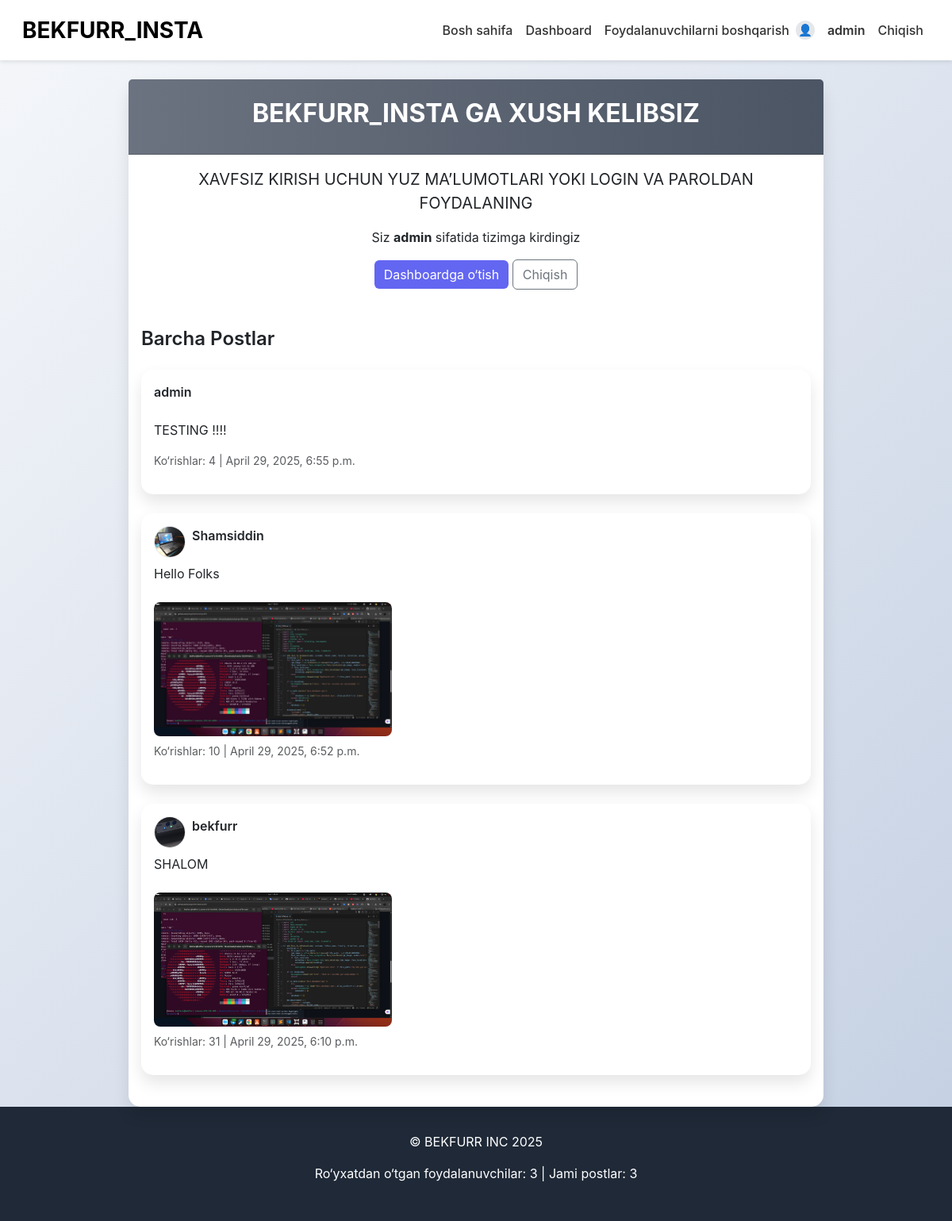
The app's page / (signed in) with its own data.
### face_auth/models.py (models this page shows, shortened)
class Post(models.Model):
    user = models.ForeignKey(User, on_delete=models.CASCADE)
    content = models.TextField()
    image = models.ImageField(upload_to='posts/', null=True, blank=True)
    views = models.PositiveIntegerField(default=0)  # Ko‘rishlar soni
    created_at = models.DateTimeField(auto_now_add=True)
    updated_at = models.DateTimeField(auto_now=True)

class FaceProfile(models.Model):
    user = models.OneToOneField(User, on_delete=models.CASCADE)
    face_encoding = models.BinaryField(null=True, blank=True)
    avatar = models.ImageField(upload_to='avatars/', null=True, blank=True)
    created_at = models.DateTimeField(auto_now_add=True)
    updated_at = models.DateTimeField(auto_now=True)

### face_auth/views.py (the view)
# urls.py: path('', views.home, name='home'),
def home(request):
    posts = Post.objects.all().order_by('-created_at')
    for post in posts:
        post.views += 1  # Har ko‘rishda sonni oshirish
        post.save()
    if request.user.is_authenticated and request.user.is_superuser:
        users = User.objects.all()
        return render(request, 'home.html', {'posts': posts, 'users': users})
    return render(request, 'home.html', {'posts': posts})

### face_auth/context_processors.py (called while the page is built)
def site_stats(request):
    return {
        'total_users': User.objects.count(),
        'total_posts': Post.objects.count(),
    }

### templates/home.html (shortened to what this page needs)
{% extends 'base.html' %}
{% block content %}
<div class="card">
    <div class="card-header">
        <h2 class="text-center fs-2 fw-bold">BEKFURR_INSTA GA XUSH KELIBSIZ</h2>
    </div>
    <div class="card-body">
        <div class="text-center mb-5">
            <p class="fs-5">XAVFSIZ KIRISH UCHUN YUZ MA’LUMOTLARI YOKI LOGIN VA PAROLDAN FOYDALANING</p>
            {% if user.is_authenticated %}
                <p>Siz <strong>{{ user.username }}</strong> sifatida tizimga kirdingiz</p>
                <a href="{% url 'dashboard' %}" class="btn btn-primary">Dashboardga o‘tish</a>
                <a href="{% url 'logout' %}" class="btn btn-outline-secondary">Chiqish</a>
            {% else %}
                <p>TIZIMGA KIRISH YOKI RO‘YXATDAN O‘TISHNI TANLANG</p>
                <a href="{% url 'login' %}" class="btn btn-primary">Kirish</a>
                <a href="{% url 'register' %}" class="btn btn-outline-secondary">Ro‘yxatdan o‘tish</a>
            {% endif %}
        </div>
        <div class="mt-5">
            <h4 class="fs-4 fw-semibold mb-4">Barcha Postlar</h4>
            {% for post in posts %}
                <div class="card mb-4">
                    <div class="card-body">
                        <div class="d-flex align-items-center mb-2">
                            {% if post.user.faceprofile.avatar %}
                             <img src="{{ post.user.faceprofile.avatar.url }}" alt="Avatar" class="post-user-avatar rounded-circle me-2">
                            {% endif %}
                            <p class="fw-semibold">{{ post.user.username }}</p>
                        </div>
                        <p>{{ post.content }}</p>
                        {% if post.image %}
                        <img src="{{ post.image.url }}" alt="Post Image" class="zoom-image post-image mt-2">
                        {% endif %}
                        <p class="text-muted small mt-2">Ko‘rishlar: {{ post.views }} | {{ post.created_at }}</p>
                    </div>
                </div>
            {% empty %}
                <p class="text-muted">Hozircha postlar yo‘q</p>
            {% endfor %}
        </div>
    </div>
</div>
{% endblock %}

### templates/base.html (shortened to what this page needs)
<!DOCTYPE html>
<html lang="en">
<head>
    {% load static %}
    <link href="https://cdn.jsdelivr.net/npm/bootstrap@5.3.0/dist/css/bootstrap.min.css" rel="stylesheet">
    <link href="{% static 'css/custom.css' %}" rel="stylesheet">
</head>
<body>
    <nav class="navbar navbar-expand-lg navbar-light sticky-top">
        <div class="container-fluid">
            <a class="navbar-brand fw-bold fs-3" href="{% url 'home' %}">BEKFURR_INSTA</a>
            <div class="collapse navbar-collapse" id="navbarNav">
                <ul class="navbar-nav ms-auto align-items-center">
                    <li class="nav-item">
                        <a class="nav-link" href="{% url 'home' %}">Bosh sahifa</a>
                    </li>
                    {% if user.is_authenticated %}
                        <li class="nav-item">
                            <a class="nav-link" href="{% url 'dashboard' %}">Dashboard</a>
                        </li>
                        {% if user.is_superuser %}
                            <li class="nav-item">
                                <a class="nav-link" href="{% url 'manage_users' %}">Foydalanuvchilarni boshqarish</a>
                            </li>
                        {% endif %}
                        <li class="nav-item d-flex align-items-center">
                            {% if user.faceprofile.avatar %}
                                <img src="{{ user.faceprofile.avatar.url }}" alt="Avatar" class="rounded-circle me-2" width="30" height="30">
                            {% else %}
                                <span class="rounded-circle me-2 user-icon">👤</span>
                            {% endif %}
                            <span class="nav-link fw-semibold">{{ user.username }}</span>
                        </li>
                        <li class="nav-item">
                            <a class="nav-link" href="{% url 'logout' %}">Chiqish</a>
                        </li>
                    {% endif %}
                </ul>
            </div>
        </div>
    </nav>
    <div class="container mt-4">
        {% block content %}{% endblock %}
    </div>
    <footer>
        <p>© BEKFURR INC 2025</p>
        <p>Ro‘yxatdan o‘tgan foydalanuvchilar: {{ total_users }} | Jami postlar: {{ total_posts }}</p>
    </footer>
</body>
</html>

### static/css/custom.css (style rules this page uses)
body { background: linear-gradient(135deg, #f5f7fa 0%, #c3cfe2 100%); font-family: 'Inter', sans-serif; min-height: 100vh; display: flex; flex-direction: column; }
.container { max-width: 900px; }
.card { border: none; border-radius: 15px; box-shadow: 0 10px 20px rgba(0, 0, 0, 0.1); background: white; }
.card-header { background: linear-gradient(to right, #6b7280, #4b5563); color: white; border-radius: 15px 15px 0 0; padding: 1.5rem; }
.navbar { background: white; box-shadow: 0 2px 5px rgba(0, 0, 0, 0.1); padding: 0.75rem 1rem; }
.navbar-brand { font-size: 1.5rem; }
.nav-link { font-weight: 500; color: #333; }
.user-icon, .navbar img.rounded-circle { width: 24px; height: 24px; display: inline-flex; justify-content: center; align-items: center; background: #e5e7eb; border-radius: 50%; font-size: 0.9rem; }
.post-image { max-width: 300px; height: auto; object-fit: cover; border-radius: 8px; transition: transform 0.3s; }
.post-user-avatar { width: 40px; height: 40px; object-fit: cover; border: 1px solid #e5e7eb; }
.btn-primary { background: #6366f1; border: none; transition: transform 0.2s; }
footer { margin-top: auto; background: #1f2937; color: white; padding: 2rem; text-align: center; }

### records on screen
Post: user.username "admin", content "TESTING !!!!", views "4", created_at "April 29, 2025, 6:55 p.m."
Post: user.faceprofile.avatar (picture), user.username "Shamsiddin", content "Hello Folks", image (picture), views "10", created_at "April 29, 2025, 6:52 p.m."
Post: user.faceprofile.avatar (picture), user.username "bekfurr", content "SHALOM", image (picture), views "31", created_at "April 29, 2025, 6:10 p.m."

### other values on screen
{{ user.username }} "admin"
{{ total_users }} "3"
{{ total_posts }} "3"
